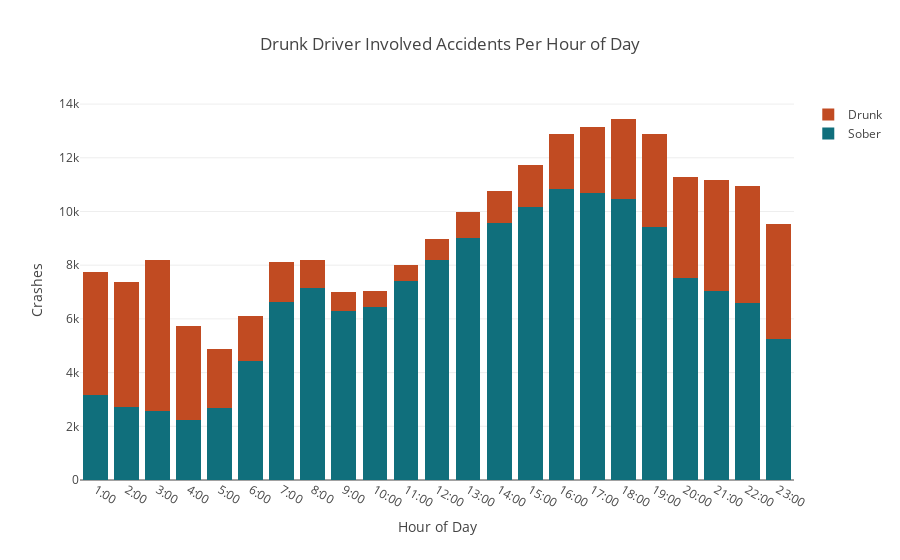

This figure's notebook cell:
### Markdown cell above
----------------------------------------------
### Time

The first set of factors to look at are the time variables. The HOUR variable is naturally set to a normal 24-hour clock, but that does not naturally align with our conceptions of night and day since midnight resets everything. If we apply the function below to the HOUR series, it transforms the hour series into HOURS since 5am, or dawn in most regions. This is a more accurate reflection of societal rhythms. This is best illustrated with two bar plots, one for the regular 24 hr clock and the other for time since 5AM.

### Code cell
drunk_data = [dict(Counter([  int(n) for n in df[df.DRUNK_INV == True  ].HOUR if n >= 0  ])).get(x) for x in range(0,25)]
sober_data = [dict(Counter([  int(n) for n in df[df.DRUNK_INV == False].HOUR if n >= 0  ] )).get(x) for x in range(0,25)]

drunk = go.Bar(
    x=[str(x)+':00' for x in list(range(1,24))],
    y= drunk_data,
    name='Drunk',
    textposition = 'auto',
    marker=dict(color='#c14b22')
)

sober = go.Bar(
    x=[str(x)+':00' for x in list(range(1,24))],
    y= sober_data,
    name='Sober',
    marker=dict(color='#106f7c')
)

data = [sober, drunk]
layout = go.Layout(
    barmode='stack',
    title='Drunk Driver Involved Accidents Per Hour of Day',
    yaxis=dict(title='Crashes'),
    xaxis=dict(title='Hour of Day')
)

fig = go.Figure(data=data, layout=layout)
iplot(fig, filename='stacked-bar')

### Figure 1 — Plotly figure (JSON) as saved in the notebook; plotly's stock layout.template omitted (floating-point values rounded to 4 significant figures)
{"data": [{"marker": {"color": "#106f7c"}, "name": "Sober", "type": "bar", "x": ["1:00", "2:00", "3:00", "4:00", "5:00", "6:00", "7:00", "8:00", "9:00", "10:00", "11:00", "12:00", "13:00", "14:00", "15:00", "16:00", "17:00", "18:00", "19:00", "20:00", "21:00", "22:00", "23:00"], "y": [3174, 2703, 2584, 2224, 2664, 4429, 6635, 7157, 6301, 6433, 7397, 8186, 9024, 9568, 10174, 10821, 10678, 10470, 9411, 7506, 7053, 6589, 5238, 4176, null]}, {"marker": {"color": "#c14b22"}, "name": "Drunk", "textposition": "auto", "type": "bar", "x": ["1:00", "2:00", "3:00", "4:00", "5:00", "6:00", "7:00", "8:00", "9:00", "10:00", "11:00", "12:00", "13:00", "14:00", "15:00", "16:00", "17:00", "18:00", "19:00", "20:00", "21:00", "22:00", "23:00"], "y": [4569, 4677, 5610, 3528, 2229, 1669, 1474, 1039, 701, 603, 628, 780, 950, 1197, 1548, 2061, 2479, 2974, 3464, 3780, 4113, 4348, 4307, 4497, null]}], "layout": {"barmode": "stack", "title": "Drunk Driver Involved Accidents Per Hour of Day", "xaxis": {"title": "Hour of Day"}, "yaxis": {"title": "Crashes"}}}
